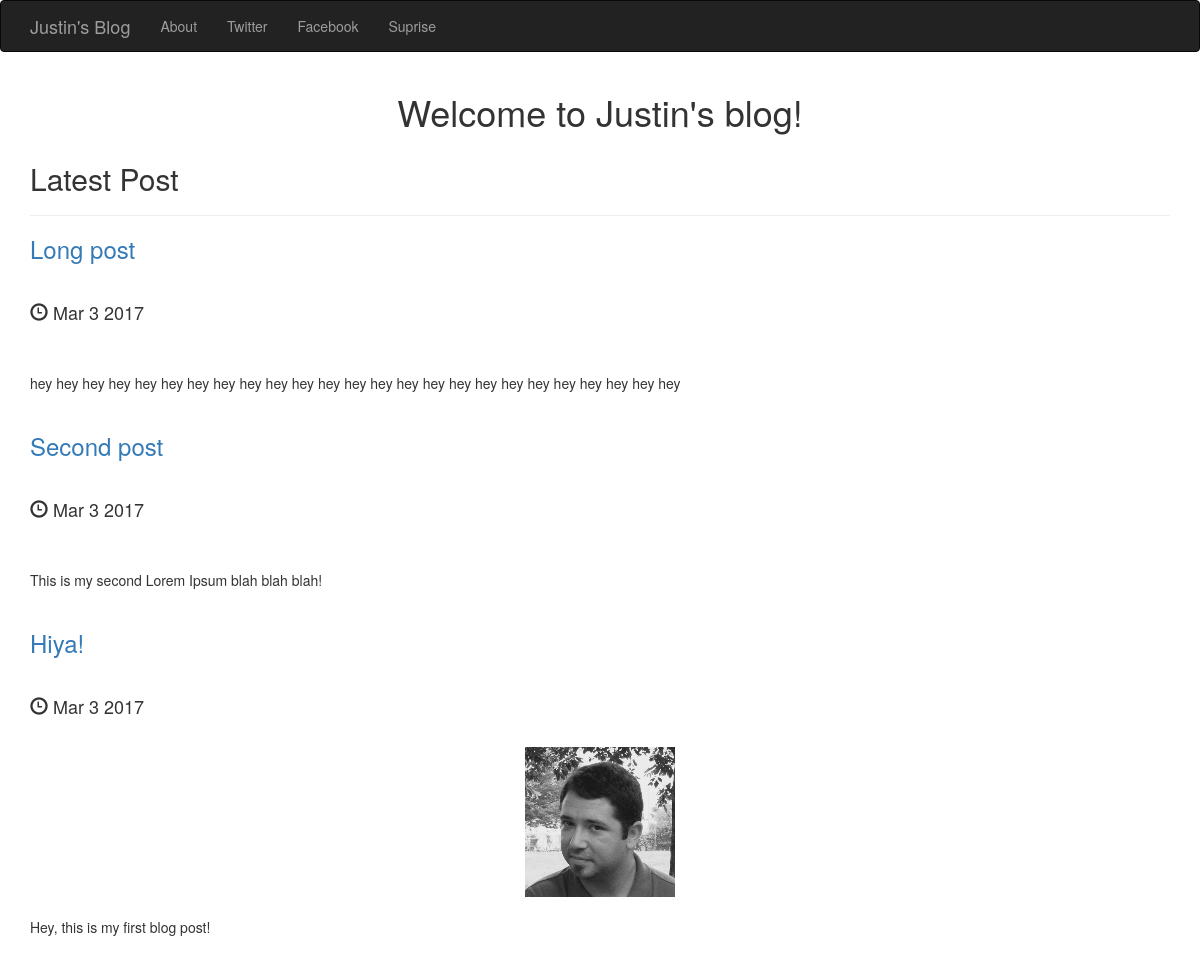
The page / on the database its author committed.
### posts/models.py (models this page shows, shortened)
class Post(models.Model):
    title = models.CharField(max_length=250)
    pub_date = models.DateTimeField()
    image = models.ImageField(upload_to='media/')
    body = models.TextField()
    def pub_date_pretty(self):
        return self.pub_date.strftime('%b %e %Y')
    def summary(self):
        return self.body[:100]

### posts/views.py (the view)
# urls.py: 2. Add a URL to urlpatterns:  url(r'^$', views.home, name='home')
def home(request):
    posts = Post.objects.order_by('-pub_date')
    return render(request, 'posts/home.html', {'posts': posts})

### posts/templates/posts/home.html (shortened to what this page needs)
<!DOCTYPE html>
<html lang="en">
  <head>
    <link rel="stylesheet" href="https://maxcdn.bootstrapcdn.com/bootstrap/3.3.7/css/bootstrap.min.css">
  </head>
  <body>
    <nav class="navbar navbar-inverse">
      <div class="container">
        <div class="navbar-header">
          <a class="navbar-brand" href="#">Justin's Blog</a>
        </div>
        <div class="collapse navbar-collapse" id="mynav">
          <ul class="nav navbar-nav">
            <li><a href="">About</a></li>
            <li><a href="">Twitter</a></li>
            <li><a href="">Facebook</a></li>
            <li><a href="">Suprise</a></li>
          </ul>
      </div>
    </nav>
    <div class="container">
      <h1 class="text-center">Welcome to Justin's blog!</h1>
      {% load static %}
      <h2>Latest Post</h2>
      <hr>
      {% for post in posts.all %}
      <a href="{% url 'post_detail' post.id %}"><h3>{{post.title}}</h3></a>
      <br>
      <h4><span class="glyphicon glyphicon-time" aria-hidden="true"></span> {{post.pub_date_pretty}}</h4>
      <br>
      <img src="{{ post.image.url }}" class="img-responsive center-block" style="max-height:150px;" alt="">
      <br>
      {{post.summary}}
      <br>
      <br>
      {% endfor %}
    </div>
  </body>
</html>

### rows shown on the page
Post: title "Long post", pub_date_pretty "Mar 3 2017", summary "hey hey hey hey hey hey hey hey hey hey hey hey hey hey hey hey hey hey hey hey hey hey hey hey hey"
Post: title "Second post", pub_date_pretty "Mar 3 2017", summary "This is my second Lorem Ipsum blah blah blah!"
Post: title "Hiya!", pub_date_pretty "Mar 3 2017", image (picture), summary "Hey, this is my first blog post!"
